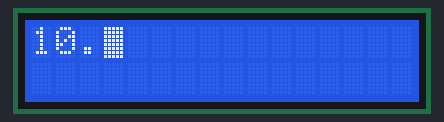
Bench run of a sketch on a simulated Arduino Uno, built with avr-gcc and run on an emulated ATmega328P. Parts: 16×2 character LCD. At 11.1 s the program stops and its outputs stay as they are.

Above: at 0.1 s.
At 2.1 s:
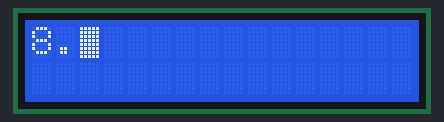
At 3.1 s:
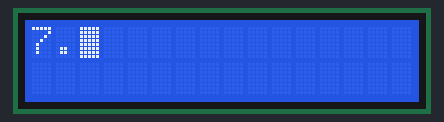
At 5.1 s:
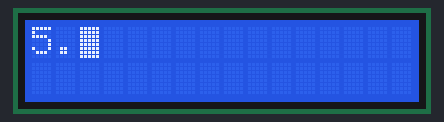
At 8.1 s:
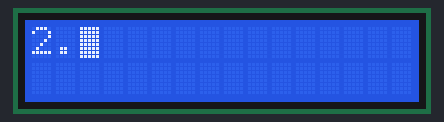
At 11.1 s:
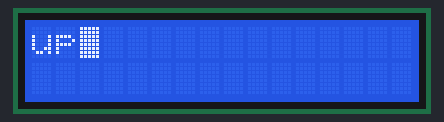

The sketch:

lcdblink.ino
```cpp
#include <avr/sleep.h>
#include <LiquidCrystal.h>

LiquidCrystal lcd(8, 9, 4, 5, 6, 7);

int enable = 9;

void setup() {
  lcd.begin(16, 2);
  lcd.clear();
  lcd.blink();

}

void loop() {

  for( int i = 10; i >= 0; i-- ) {

    lcd.clear();
    lcd.print( i );
    lcd.print( "." );

//  pinMode( enable, OUTPUT );
//  digitalWrite( enable, HIGH );
    delay( 1000 );


  }

  lcd.clear();
  lcd.print( "sleep" );

//  set_sleep_mode(SLEEP_MODE_PWR_DOWN);   // sleep mode is set here
//  sleep_enable();          // enables the sleep bit in the
//  sleep_mode();

  lcd.clear();
  lcd.print( "up" );

  for( ;; ) {
  }

}
```

Measured:
- what the display in image 1 shows lasts 1.0 s, from 2.1 s to 3.1 s
